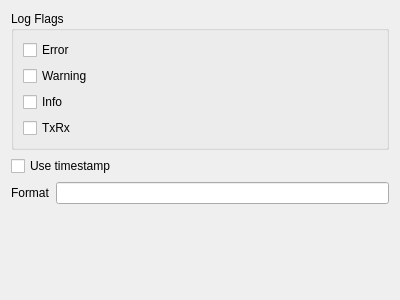
<?xml version="1.0" encoding="UTF-8"?>
<ui version="4.0">
 <class>mbCoreWidgetSettingsLog</class>
 <widget class="QWidget" name="mbCoreWidgetSettingsLog">
  <property name="geometry">
   <rect>
    <x>0</x>
    <y>0</y>
    <width>400</width>
    <height>300</height>
   </rect>
  </property>
  <property name="windowTitle">
   <string>Form</string>
  </property>
  <layout class="QVBoxLayout" name="verticalLayout">
   <item>
    <widget class="QGroupBox" name="grLogFlags">
     <property name="title">
      <string>Log Flags</string>
     </property>
     <layout class="QVBoxLayout" name="verticalLayout_2">
      <item>
       <widget class="QCheckBox" name="chbLogError">
        <property name="text">
         <string>Error</string>
        </property>
       </widget>
      </item>
      <item>
       <widget class="QCheckBox" name="chbLogWarning">
        <property name="text">
         <string>Warning</string>
        </property>
       </widget>
      </item>
      <item>
       <widget class="QCheckBox" name="chbLogInfo">
        <property name="text">
         <string>Info</string>
        </property>
       </widget>
      </item>
      <item>
       <widget class="QCheckBox" name="chbLogTxRx">
        <property name="text">
         <string>TxRx</string>
        </property>
       </widget>
      </item>
     </layout>
    </widget>
   </item>
   <item>
    <widget class="QCheckBox" name="chbUseTimestamp">
     <property name="text">
      <string>Use timestamp</string>
     </property>
    </widget>
   </item>
   <item>
    <layout class="QHBoxLayout" name="horizontalLayout">
     <item>
      <widget class="QLabel" name="label">
       <property name="text">
        <string>Format</string>
       </property>
      </widget>
     </item>
     <item>
      <widget class="QLineEdit" name="lnFormat"/>
     </item>
    </layout>
   </item>
   <item>
    <spacer name="verticalSpacer">
     <property name="orientation">
      <enum>Qt::Vertical</enum>
     </property>
     <property name="sizeHint" stdset="0">
      <size>
       <width>20</width>
       <height>40</height>
      </size>
     </property>
    </spacer>
   </item>
  </layout>
 </widget>
 <resources/>
 <connections/>
</ui>
